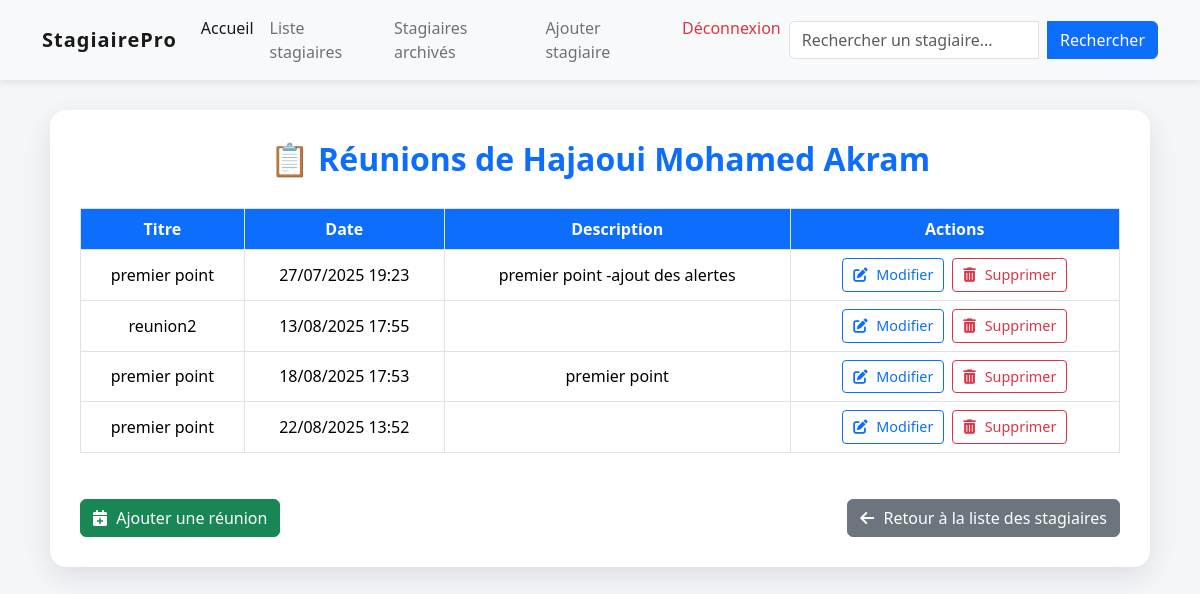
/stagiaire/9/reunions/ (signed in), run on the app's committed database.
### myApp/models.py (models this page shows, shortened)
class Stagiaire(models.Model):
    nom = models.CharField(max_length=100)
    prenom = models.CharField(max_length=100)
    email = models.EmailField()
    telephone = models.CharField(max_length=20)
    universite = models.CharField(max_length=150)
    projet = models.CharField(max_length=200)
    type_stage = models.CharField(max_length=50)
    date_debut = models.DateField()
    date_fin = models.DateField()
    archive = models.BooleanField(default=False)

class Reunion(models.Model):
    stagiaire = models.ForeignKey(Stagiaire, on_delete=models.CASCADE, related_name='reunions')
    titre = models.CharField(max_length=200)
    date = models.DateTimeField()
    description = models.TextField(blank=True)

### myApp/views.py (the view)
# urls.py: path('stagiaire/<int:stagiaire_id>/reunions/', views.consulter_reunions, name='consulter_reunions'),
@login_required(login_url='login')
@never_cache
def consulter_reunions(request, stagiaire_id):
    stagiaire = get_object_or_404(Stagiaire, id=stagiaire_id)  # Plus de filtre sur archive
    reunions = stagiaire.reunions.all()
    return render(request, 'myApp/consulter_reunions.html', {'stagiaire': stagiaire, 'reunions': reunions})

### myApp/templates/myApp/consulter_reunions.html (shortened to what this page needs)
{% extends "myApp/base.html" %}
{% block content %}
<link href="https://cdn.jsdelivr.net/npm/bootstrap@5.3.2/dist/css/bootstrap.min.css" rel="stylesheet">
<link href="https://cdnjs.cloudflare.com/ajax/libs/font-awesome/6.5.0/css/all.min.css" rel="stylesheet">
<div class="reunion-card">
  <h2>📋 Réunions de {{ stagiaire.nom }} {{ stagiaire.prenom }}</h2>
  <div class="table-responsive">
    <table class="table table-bordered align-middle">
      <thead>
        <tr>
          <th>Titre</th>
          <th>Date</th>
          <th>Description</th>
          <th>Actions</th>
        </tr>
      </thead>
      <tbody>
        {% for reunion in reunions %}
        <tr>
          <td>{{ reunion.titre }}</td>
          <td>{{ reunion.date|date:"d/m/Y H:i" }}</td>
          <td>{{ reunion.description }}</td>
          <td>
            <div class="action-buttons">
              <a href="{% url 'modifier_reunion' reunion.id %}" class="btn btn-sm btn-outline-primary">
                <i class="fas fa-edit"></i> Modifier
              </a>
              <form action="{% url 'modifier_reunion' reunion.id %}" method="post" onsubmit="return confirm('Confirmer suppression ?')" style="display:inline;">
                <button type="submit" name="supprimer" class="btn btn-sm btn-outline-danger">
                  <i class="fas fa-trash-alt"></i> Supprimer
                </button>
              </form>
            </div>
          </td>
        </tr>
        {% empty %}
        <tr>
          <td colspan="4" class="empty-row">Aucune réunion programmée.</td>
        </tr>
        {% endfor %}
      </tbody>
    </table>
  </div>
  <div class="footer-buttons">
    <a href="{% url 'ajouter_reunion' stagiaire.id %}" class="btn btn-success">
      <i class="fas fa-calendar-plus"></i> Ajouter une réunion
    </a>
    <a href="{% url 'stagiaire' %}" class="btn btn-secondary">
      <i class="fas fa-arrow-left"></i> Retour à la liste des stagiaires
    </a>
  </div>
</div>
{% endblock %}

### myApp/templates/myApp/base.html (style rules this page uses)
:root { --bs-primary: #007bff; --bs-primary-hover: #0056b3; }

### myApp/templates/myApp/consulter_reunions.html (style rules this page uses)
body { background-color: #f4f6f9; font-family: 'Segoe UI', sans-serif; }
.reunion-card { background: white; border-radius: 16px; padding: 30px; margin: 30px auto; max-width: 1100px; box-shadow: 0 10px 30px rgba(0, 0, 0, 0.1); }
.reunion-card h2 { text-align: center; font-weight: 600; color: #0d6efd; margin-bottom: 30px; }
.table thead th { background-color: #0d6efd; color: white; text-align: center; vertical-align: middle; }
.table tbody td { vertical-align: middle; text-align: center; }
.btn-sm { padding: 5px 10px; font-size: 0.9rem; }
.btn i { margin-right: 5px; }
.action-buttons { display: flex; justify-content: center; gap: 8px; }
.footer-buttons { display: flex; justify-content: space-between; margin-top: 30px; }

### data on the page
Stagiaire: nom "Hajaoui", prenom "Mohamed Akram"
Reunion: titre "premier point", date "27/07/2025 19:23", description "premier point -ajout des alertes"
Reunion: titre "reunion2", date "13/08/2025 17:55"
Reunion: titre "premier point", date "18/08/2025 17:53", description "premier point"
Reunion: titre "premier point", date "22/08/2025 13:52"
